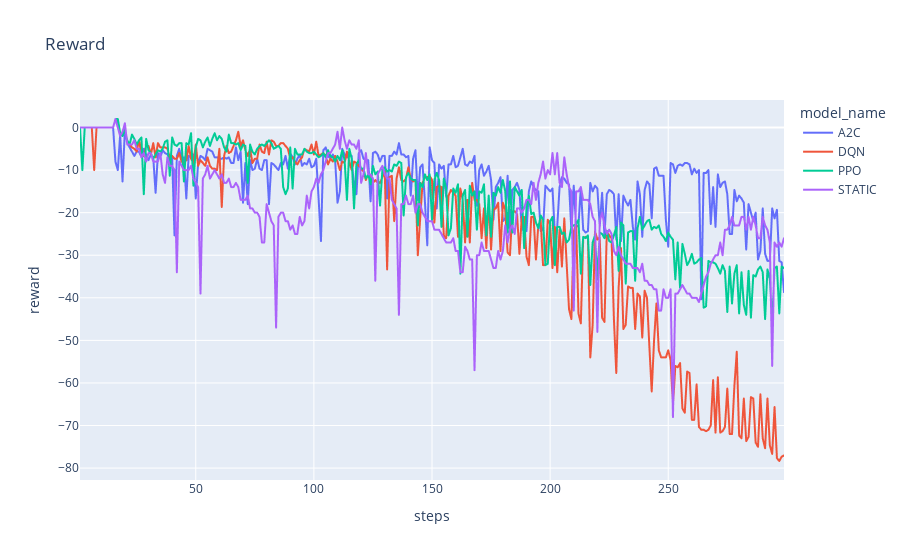

Here is the notebook cell this chart was saved with:
### Markdown cell above
### Reward

### Code cell
fig = px.line(
    data_frame=average_eval_metrics,
    x='steps',
    y='reward',
    color='model_name',
    title="Reward"
)

fig.show()

### Figure 1 — Plotly figure (JSON) as saved in the notebook; plotly's stock layout.template omitted (floating-point values rounded to 4 significant figures; data arrays with more than 128 entries replaced by an {"elided": "..."} marker saying what was removed)
{"data": [{"hovertemplate": "model_name=A2C<br>steps=%{x}<br>reward=%{y}<extra></extra>", "legendgroup": "A2C", "line": {"color": "#636efa", "dash": "solid"}, "marker": {"symbol": "circle"}, "mode": "lines", "name": "A2C", "showlegend": true, "type": "scattergl", "x": {"elided": "299 int values"}, "xaxis": "x", "y": {"elided": "299 float values"}, "yaxis": "y"}, {"hovertemplate": "model_name=DQN<br>steps=%{x}<br>reward=%{y}<extra></extra>", "legendgroup": "DQN", "line": {"color": "#EF553B", "dash": "solid"}, "marker": {"symbol": "circle"}, "mode": "lines", "name": "DQN", "showlegend": true, "type": "scattergl", "x": {"elided": "299 int values"}, "xaxis": "x", "y": {"elided": "299 float values"}, "yaxis": "y"}, {"hovertemplate": "model_name=PPO<br>steps=%{x}<br>reward=%{y}<extra></extra>", "legendgroup": "PPO", "line": {"color": "#00cc96", "dash": "solid"}, "marker": {"symbol": "circle"}, "mode": "lines", "name": "PPO", "showlegend": true, "type": "scattergl", "x": {"elided": "299 int values"}, "xaxis": "x", "y": {"elided": "299 float values"}, "yaxis": "y"}, {"hovertemplate": "model_name=STATIC<br>steps=%{x}<br>reward=%{y}<extra></extra>", "legendgroup": "STATIC", "line": {"color": "#ab63fa", "dash": "solid"}, "marker": {"symbol": "circle"}, "mode": "lines", "name": "STATIC", "showlegend": true, "type": "scattergl", "x": {"elided": "299 int values"}, "xaxis": "x", "y": {"elided": "299 int values"}, "yaxis": "y"}], "layout": {"legend": {"title": {"text": "model_name"}, "tracegroupgap": 0}, "title": {"text": "Reward"}, "xaxis": {"anchor": "y", "domain": [0, 1], "title": {"text": "steps"}}, "yaxis": {"anchor": "x", "domain": [0, 1], "title": {"text": "reward"}}}}
